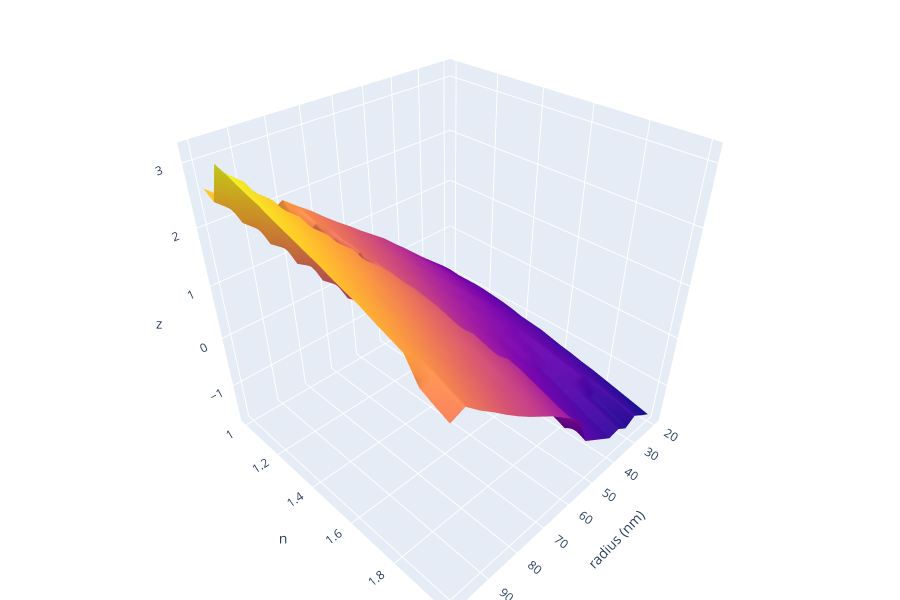

The code cell stored with this chart in its notebook:
### Markdown cell above
The surface plot provides a visualization of the topography of the latent space, against radius and refractive Index.

A notable observation is that the latent space appears to be a linear combination of the geometric features. This shows that this kind of model is capable of storing a meaningful representation of the data.

### Code cell
nr=len(np.unique(Obs['radius']))
nni=len(np.unique(Obs['refractive index']))

RU=np.reshape(np.array(Obs['radius']),(nr,nni))
NI=np.reshape(np.array(Obs['refractive index']),(nr,nni))
ZSURF=np.reshape(np.array(variational_encoder.predict(Obs))[0,:],(nr,nni))

fig = make_subplots(rows=1, cols=1, specs=[[{'type': 'surface'}]])
fig.add_trace(go.Surface(x=RU, y=NI, z=ZSURF,showscale=False))
fig.update_layout(scene=dict(xaxis_title='radius (nm)', yaxis_title='n', zaxis_title='z'),height=600,margin=dict(l=0, r=0, t=0, b=0))
fig.show()

### Figure 1 — Plotly figure (JSON) as saved in the notebook; plotly's stock layout.template omitted (floating-point values rounded to 4 significant figures; data arrays with more than 128 entries replaced by an {"elided": "..."} marker saying what was removed)
{"data": [{"showscale": false, "type": "surface", "x": {"elided": "21x21 int values"}, "y": {"elided": "21x21 float values"}, "z": {"elided": "21x21 float values"}}], "layout": {"height": 600, "margin": {"b": 0, "l": 0, "r": 0, "t": 0}, "scene": {"domain": {"x": [0, 1], "y": [0, 1]}, "xaxis": {"title": {"text": "radius (nm)"}}, "yaxis": {"title": {"text": "n"}}, "zaxis": {"title": {"text": "z"}}}}}
